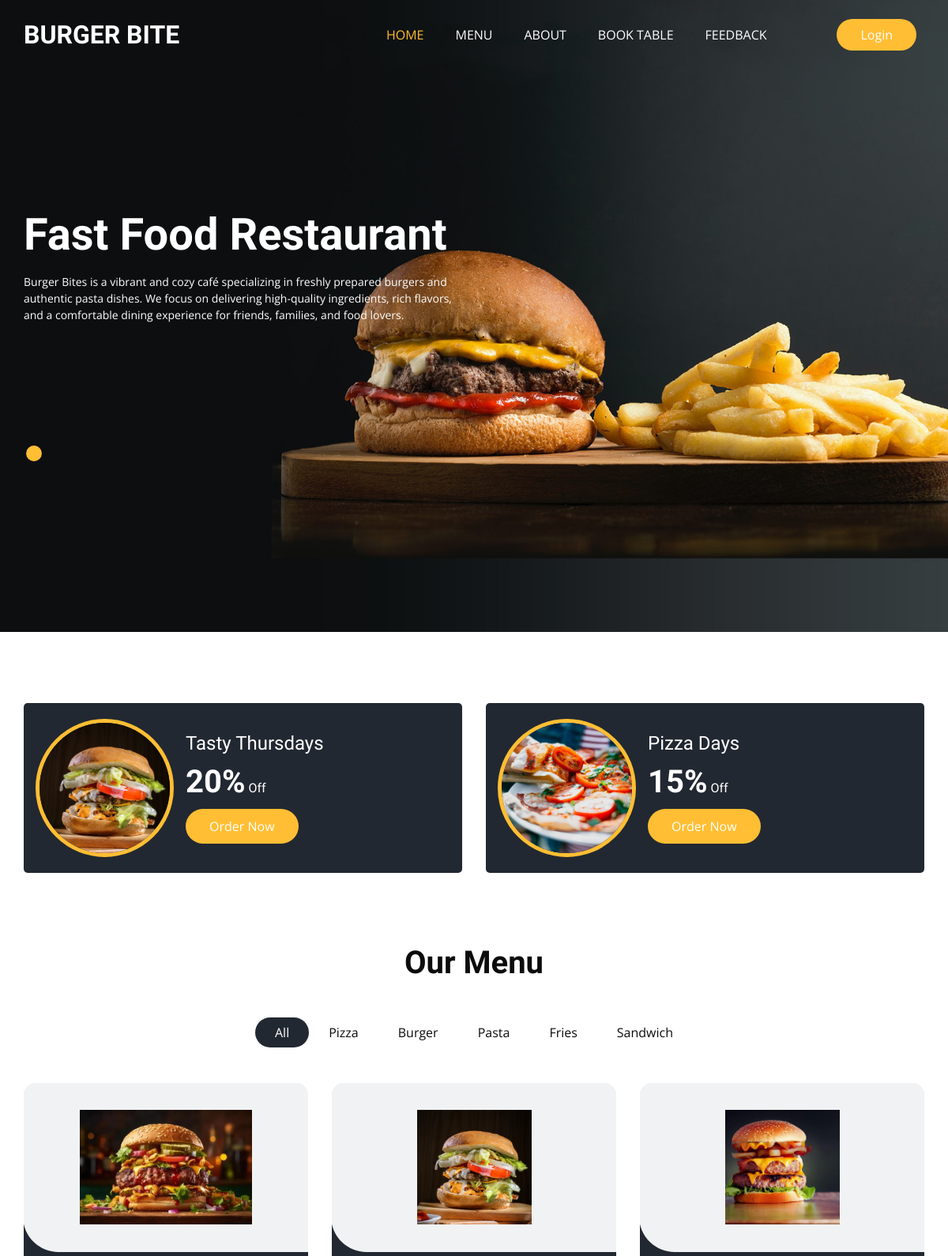
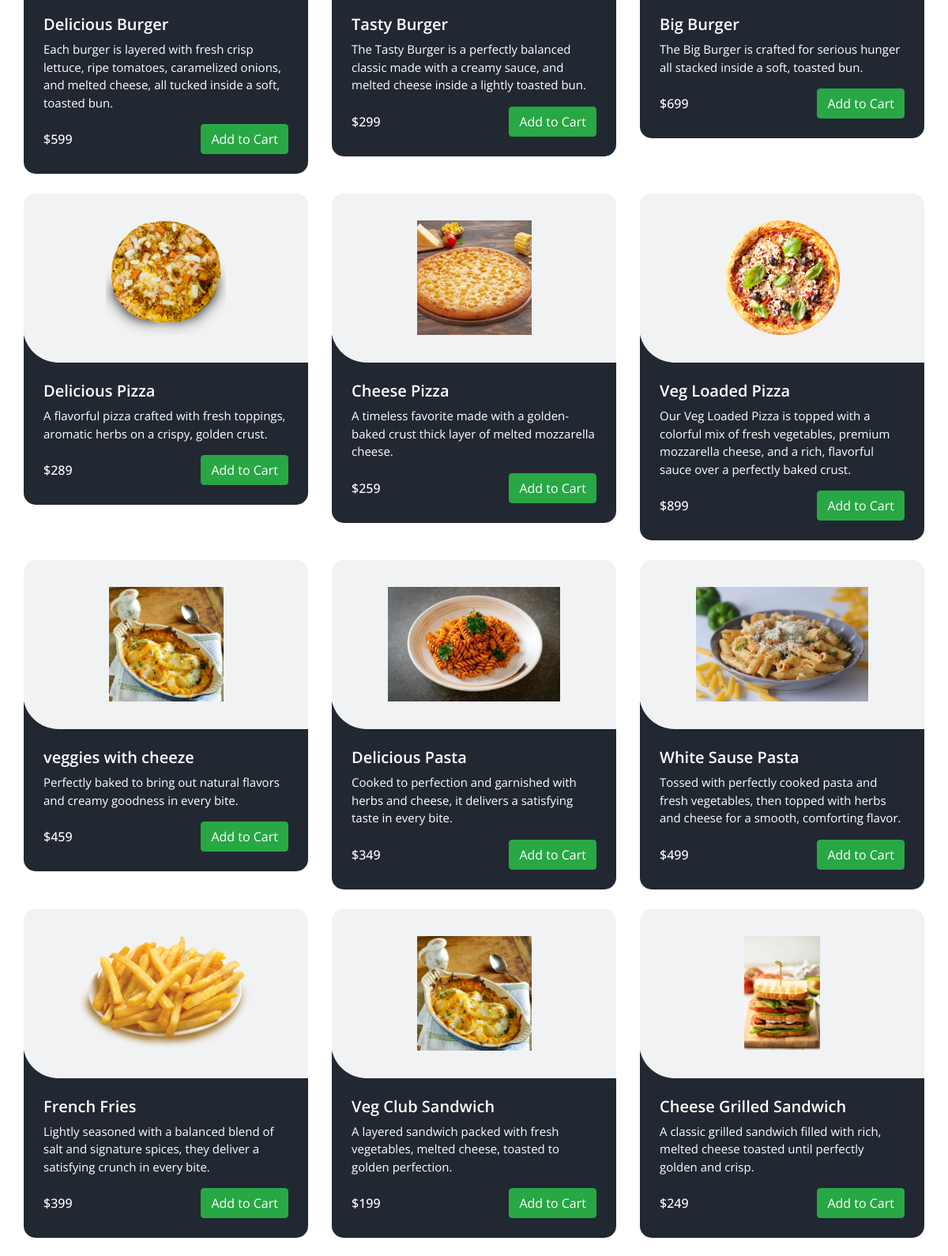
The page / (upper part) on the database its author committed (2 pictures, top to bottom).
### Base_App/models.py (models this page shows, shortened)
class ItemList(models.Model):
    Category_name = models.CharField(max_length=15)
    def __str__(self):
        return self.Category_name

class Items(models.Model):
    Item_name = models.CharField(max_length=40)
    description = models.TextField(blank=False)
    Price = models.IntegerField()
    Category = models.ForeignKey(ItemList, related_name='Name', on_delete=models.CASCADE)
    Image = models.CharField(max_length=100, default='images/default.jpg')  # ← changed from ImageField

### Base_App/views.py (the view)
# urls.py: path('', HomeView, name='Home'),
def HomeView(request):
    items =  Items.objects.all()
    list = ItemList.objects.all()
    review = Feedback.objects.all().order_by('-id')[:5]
    return render(request, 'home.html',{'items': items, 'list': list, 'review': review})

### Template/home.html (shortened to what this page needs)
{% extends "base.html" %}
{% block home_status %}active{% endblock home_status %}
{% load static %}
{% block slider %}
    <section class="slider_section ">
      <div id="customCarousel1" class="carousel slide" data-ride="carousel">
        <div class="carousel-inner">
          <div class="carousel-item active">
            <div class="container ">
              <div class="row">
                <div class="col-md-7 col-lg-6 ">
                  <div class="detail-box">
                    <h1>
                      Fast Food Restaurant
                    </h1>
                    <p>
                       Burger Bites is a vibrant and cozy café specializing in freshly prepared burgers and authentic pasta dishes. We focus on delivering high-quality ingredients, rich flavors, and a comfortable dining experience for friends, families, and food lovers.
                    </p>
                  </div>
                </div>
              </div>
            </div>
          </div>
        </div>
        <div class="container">
          <ol class="carousel-indicators">
            <li data-target="#customCarousel1" data-slide-to="0" class="active"></li>
          </ol>
        </div>
      </div>
    </section>
{% endblock slider %}
{% block main %}
  <section class="offer_section layout_padding-bottom">
    <div class="offer_container">
      <div class="container ">
        <div class="row">
          <div class="col-md-6  ">
            <div class="box ">
              <div class="img-box">
                <img src="{% static 'images/o1.jpg' %}" alt="">
              </div>
              <div class="detail-box">
                <h5>
                  Tasty Thursdays
                </h5>
                <h6>
                  <span>20%</span> Off
                </h6>
                <a href="">
                  Order Now
                </a>
              </div>
            </div>
          </div>
          <div class="col-md-6  ">
            <div class="box ">
              <div class="img-box">
                <img src="{% static 'images/o2.jpg' %}" alt="">
              </div>
              <div class="detail-box">
                <h5>
                  Pizza Days
                </h5>
                <h6>
                  <span>15%</span> Off
                </h6>
                <a href="">
                  Order Now
                </a>
              </div>
            </div>
          </div>
        </div>
      </div>
    </div>
  </section>
  <section class="food_section layout_padding-bottom">
    <div class="container">
      <div class="heading_container heading_center">
        <h2>
          Our Menu
        </h2>
      </div>
      <ul class="filters_menu">
        <li class="active" data-filter="*">All</li>
        {% for i in list %}
        <li data-filter=".{{i.Category_name}}">{{i.Category_name}}</li>
        {% endfor %}
      </ul>
      <div class="filters-content">
        <div class="row grid">
          {% for j in items %}
          <div class="col-sm-6 col-lg-4 all {{j.Category}}">
            <div class="box">
              <div>
                <div class="img-box">
                  <img src="{% static j.Image %}" alt="{{j.Item_name}}">
                </div>
                <div class="detail-box">
                  <h5>
                    {{j.Item_name}}
                  </h5>
                  <p>
                    {{j.description}}
                  </p>
                  <div class="options">
                    <h6>
                      ${{j.Price}}
                    </h6>
                    <button class="btn btn-success add-to-cart" data-item-id="{{j.id}}" data-item-name="{{j.Item_name}}" data-item-price="{{j.Price}}">
                      Add to Cart
                    </button>
                  </div>
                </div>
              </div>
            </div>
          </div>
          {% endfor %}
        </div>
      </div>
    </div>
  </section>
{% endblock main %}

### static/css/responsive.css (style rules this page uses)
@media (min-width: 1200px) { .container { max-width: 1170px; } }

### rows shown on the page
ItemList: Category_name "Pizza"
ItemList: Category_name "Burger"
ItemList: Category_name "Pasta"
ItemList: Category_name "Fries"
ItemList: Category_name "Sandwich"
Items: shows a picture, Item_name "Delicious Burger", description "Each burger is layered with fresh crisp lettuce, ripe tomatoes, caramelized onions, and melted cheese, all tucked inside a soft, toasted bun.", Price "599"
Items: shows a picture, Item_name "Tasty Burger", description "The Tasty Burger is a perfectly balanced classic made with a creamy sauce, and melted cheese inside a lightly toasted bun.", Price "299"
Items: shows a picture, Item_name "Big Burger", description "The Big Burger is crafted for serious hunger all stacked inside a soft, toasted bun.", Price "699"
Items: shows a picture, Item_name "Delicious Pizza", description "A flavorful pizza crafted with fresh toppings, aromatic herbs on a crispy, golden crust.", Price "289"
Items: shows a picture, Item_name "Cheese Pizza", description "A timeless favorite made with a golden-baked crust thick layer of melted mozzarella cheese.", Price "259"
Items: shows a picture, Item_name "Veg Loaded Pizza", description "Our Veg Loaded Pizza is topped with a colorful mix of fresh vegetables, premium mozzarella cheese, and a rich, flavorful sauce over a perfectly baked crust.", Price "899"
Items: Item_name "veggies with cheeze", description "Perfectly baked to bring out natural flavors and creamy goodness in every bite.", Price "459"
Items: shows a picture, Item_name "Delicious Pasta", description "Cooked to perfection and garnished with herbs and cheese, it delivers a satisfying taste in every bite.", Price "349"
Items: shows a picture, Item_name "White Sause Pasta", description "Tossed with perfectly cooked pasta and fresh vegetables, then topped with herbs and cheese for a smooth, comforting flavor.", Price "499"
Items: shows a picture, Item_name "French Fries", description "Lightly seasoned with a balanced blend of salt and signature spices, they deliver a satisfying crunch in every bite.", Price "399"
Items: Item_name "Veg Club Sandwich", description "A layered sandwich packed with fresh vegetables, melted cheese, toasted to golden perfection.", Price "199"
Items: shows a picture, Item_name "Cheese Grilled Sandwich", description "A classic grilled sandwich filled with rich, melted cheese toasted until perfectly golden and crisp.", Price "249"
